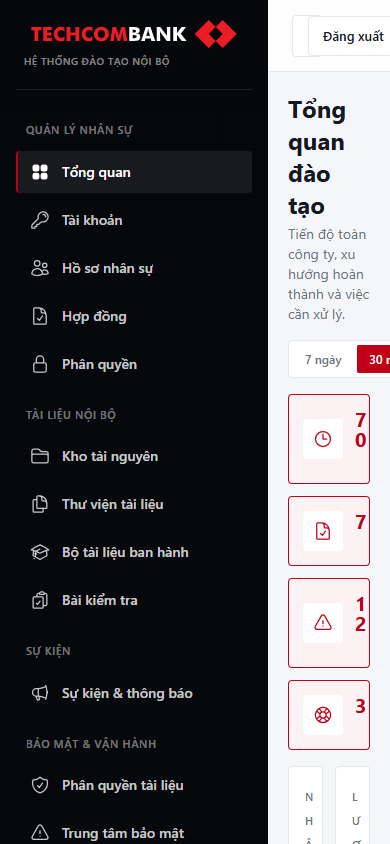
#> input picture output/playwright/admin-dashboard-mobile-viewport.png, 390 x 844 px
$ python build_report.py
#> lines starting #> are read from the running program, lines starting #| are printed output that depends on the picture
from pathlib import Path
import re
from PIL import Image, ImageDraw, ImageFont
from docx import Document
from docx.shared import Inches, Pt, RGBColor
from docx.enum.text import WD_ALIGN_PARAGRAPH
from docx.enum.table import WD_TABLE_ALIGNMENT, WD_CELL_VERTICAL_ALIGNMENT
from docx.oxml import OxmlElement
from docx.oxml.ns import qn

ROOT = Path(__file__).resolve().parents[1]
OUT = ROOT / 'output'
SHOTS = OUT / 'playwright'
SCREENSHOTS = OUT / 'screenshots'
ASSETS = OUT / 'report-assets'
ASSETS.mkdir(parents=True, exist_ok=True)
DOCX_PATH = OUT / 'Techcombank_LMS_Bao_cao_gioi_thieu_va_dac_ta_he_thong.docx'
RED = 'C8102E'
INK = '20242B'
MID = '586271'
PALE = 'F4F6F8'
LINE = 'D9DEE5'


def make_architecture(path):
    W, H = 1600, 900
    im = Image.new('RGB', (W, H), '#F4F6F8')
    d = ImageDraw.Draw(im)
    font_path = 'C:/Windows/Fonts/arial.ttf'
    bold_path = 'C:/Windows/Fonts/arialbd.ttf'
    try:
        f = ImageFont.truetype(font_path, 27)
        fb = ImageFont.truetype(bold_path, 32)
        fs = ImageFont.truetype(font_path, 22)
    except OSError:
        f = fb = fs = ImageFont.load_default()
    d.rounded_rectangle((35, 35, W-35, H-35), radius=24, fill='white', outline='#D9DEE5', width=3)
    d.text((75, 62), 'KIẾN TRÚC TỔNG QUAN · TECHCOMBANK LMS', fill='#20242B', font=fb)

    def box(xy, title, lines, fill='#FFFFFF', outline='#C8102E'):
        d.rounded_rectangle(xy, radius=20, fill=fill, outline=outline, width=3)
        x1,y1,x2,y2 = xy
        d.text((x1+22,y1+20), title, font=fb, fill='#C8102E')
        yy=y1+68
        for line in lines:
            d.text((x1+24,yy), line, font=f, fill='#303844')
            yy += 42
    def arrow(a,b,label=None):
        d.line((a,b), fill='#606B78', width=5)
        import math
        ang=math.atan2(b[1]-a[1],b[0]-a[0]); L=18
        p1=(b[0]-L*math.cos(ang-0.5),b[1]-L*math.sin(ang-0.5))
        p2=(b[0]-L*math.cos(ang+0.5),b[1]-L*math.sin(ang+0.5))
        d.polygon([b,p1,p2],fill='#606B78')
        if label:
            mx=(a[0]+b[0])//2; my=(a[1]+b[1])//2
            d.rounded_rectangle((mx-65,my-17,mx+65,my+18),radius=8,fill='white')
            d.text((mx-58,my-14),label,font=fs,fill='#586271')

    box((75,190,385,405),'Người dùng',['Quản trị viên','Nhân viên'],fill='#FFF5F6')
    box((480,165,830,430),'Trình duyệt',['Giao diện thích ứng','Blade · Tailwind CSS','Livewire 3'])
    box((930,130,1330,515),'Laravel 11',['Đăng nhập · phân quyền','Quản trị nhân sự','Tài liệu · khóa học · quiz','Tiến độ · hỗ trợ · AI','Dịch vụ nghiệp vụ'])
    box((130,590,540,780),'MySQL 8',['Hồ sơ · khóa học','Tài liệu · tiến độ','Nhật ký · quyền truy cập'],fill='#F5F8FC',outline='#73849A')
    box((690,590,1035,780),'Lưu trữ tệp',['Kho tệp riêng','PDF · Excel · ảnh'],fill='#F5F8FC',outline='#73849A')
    box((1180,590,1485,780),'Dịch vụ ngoài',['Groq API (tùy cấu hình)','SMTP / hạ tầng triển khai'],fill='#F5F8FC',outline='#73849A')
    arrow((385,295),(480,295),'HTTPS')
    arrow((830,295),(930,295),'HTTP')
    arrow((1050,515),(440,590),'PDO')
    arrow((1110,515),(870,590),'File I/O')
    arrow((1230,515),(1320,590),'API')
    im.save(path)


def shade(cell, color):
    tcPr = cell._tc.get_or_add_tcPr()
    shd = OxmlElement('w:shd'); shd.set(qn('w:fill'), color); tcPr.append(shd)


# [9 lines left out: function set_cell_margins, not called in this run]


def set_repeat_table_header(row):
    trPr = row._tr.get_or_add_trPr()
    tblHeader = OxmlElement('w:tblHeader'); tblHeader.set(qn('w:val'),'true'); trPr.append(tblHeader)


# [38 lines left out: functions add_page_field, setup, para, not called in this run]


def bullet(doc,text,level=0):
    p=doc.add_paragraph(style='List Bullet' if level==0 else 'List Bullet 2'); p.paragraph_format.space_after=Pt(2); p.add_run(text); return p


def numbered(doc,text):
    p=doc.add_paragraph(style='List Number'); p.paragraph_format.space_after=Pt(2); p.add_run(text); return p


# [23 lines left out: function table, not called in this run]


def caption(doc,text):
    p=doc.add_paragraph(); p.alignment=WD_ALIGN_PARAGRAPH.CENTER; p.paragraph_format.space_after=Pt(7)
    r=p.add_run(text); r.italic=True; r.font.size=Pt(8); r.font.color.rgb=RGBColor.from_string(MID)


# [423 lines left out: functions add_image, callout, add_current_database_dictionary, inline_markdown, not called in this run]


def markdown_table_cells(line):
    return [c.strip() for c in line.strip().strip('|').split('|')]


# [56 lines left out: function append_markdown_source, not called in this run]


def make_contact_sheet(entries,path,title,columns=3):
    tile_w,tile_h,label_h=430,300,34
    rows=(len(entries)+columns-1)//columns
    sheet=Image.new('RGB',(columns*tile_w,rows*(tile_h+label_h)),'#E9EDF2')
    d=ImageDraw.Draw(sheet)
    try:
        font=ImageFont.truetype('C:/Windows/Fonts/arialbd.ttf',18)
    except OSError:
        font=ImageFont.load_default()
    for idx,(label,img_path) in enumerate(entries):
        x=(idx%columns)*tile_w; y=(idx//columns)*(tile_h+label_h)
        d.rectangle((x,y,x+tile_w-3,y+label_h-2),fill='#C8102E')
        d.text((x+10,y+7),label[:50],fill='white',font=font)
        src=Image.open(img_path).convert('RGB')
        src.thumbnail((tile_w-10,tile_h-10),Image.Resampling.LANCZOS)
        sx=x+(tile_w-src.width)//2; sy=y+label_h+(tile_h-src.height)//2
        sheet.paste(src,(sx,sy))
    sheet.save(path)


def main():
    # Evidence images included in the document are cropped from the original viewport captures.
    mobile_src=Image.open(SHOTS/'admin-dashboard-mobile-viewport.png').convert('RGB')
#> mobile_src is the input picture: PIL image 390x844 RGB; mean R, G, B 85.3, 83.8, 86.8
    mobile_src.crop((0,0,390,570)).save(ASSETS/'admin-mobile-top.png',quality=92)
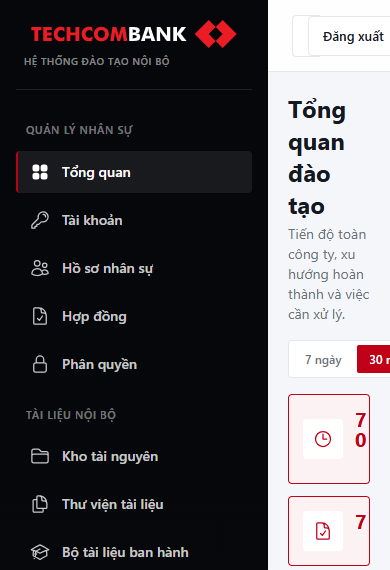
#> saved as admin-mobile-top.png: PIL image 390x570 RGB; mean R, G, B 84.9, 83.3, 86.4
    employee_src=Image.open(SHOTS/'employee-events-desktop.png').convert('RGB')
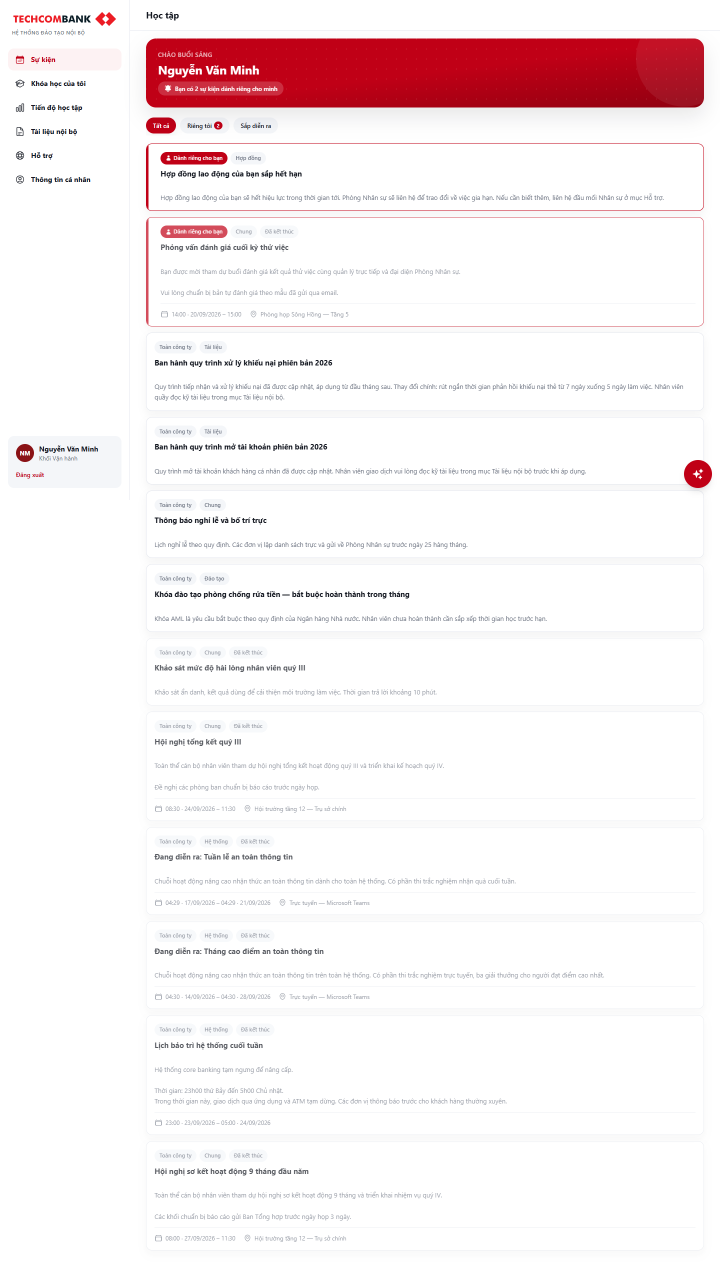
#> input picture output/playwright/employee-events-desktop.png, 1440 x 2541 px (shown at 1/2 size)
#> employee_src is the input picture: PIL image 1440x2541 RGB; mean R, G, B 248.5, 240.3, 241.5
    employee_src.crop((0,0,1440,920)).save(ASSETS/'employee-desktop-top.png',quality=92)
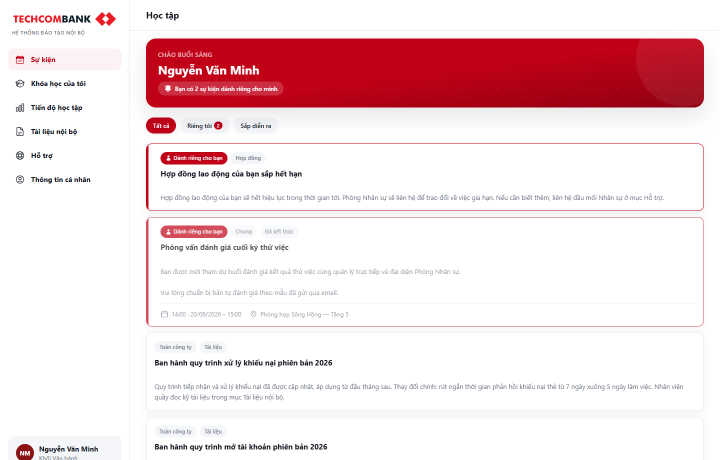
#> saved as employee-desktop-top.png: PIL image 1440x920 RGB (shown at 1/2 size); mean R, G, B 242.4, 219.9, 222.7
    arch=ASSETS/'architecture.png'; make_architecture(arch)
#> (the rest of the program and of its run is left out)
